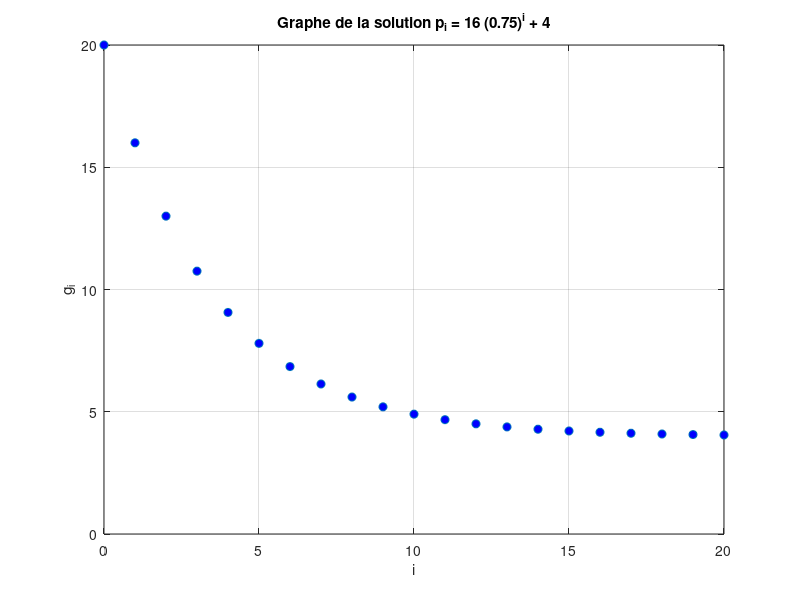

This figure's MATLAB source:
close all;

x=0:1:20;
y=16*(3/4).^x + 4;
plot(x,y,'o','MarkerFaceColor', 'b')

grid on
xlabel('i')
ylabel('g_i');
title('Graphe de la solution p_i = 16 (0.75)^i + 4')
